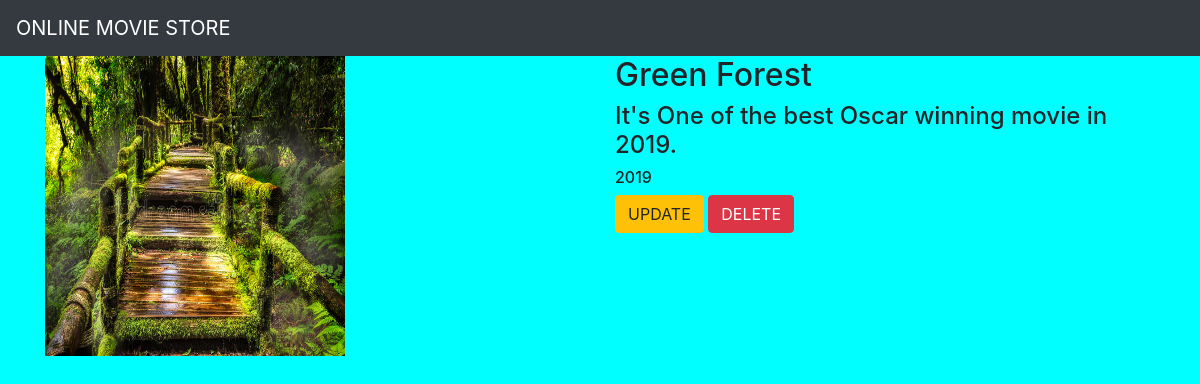
The app's page /movie/4/ with its own data.
### movieapp/models.py (models this page shows, shortened)
class Movie(models.Model):
    name=models.CharField(max_length=250)
    desc=models.TextField()
    year=models.IntegerField()
    img=models.ImageField(upload_to='gallery')

### movieapp/views.py (the view)
# urls.py: path('movie/<int:movie_id>/',views.detail,name='detail'),
def detail(request, movie_id):
    movie = Movie.objects.get(id=movie_id)
    return render(request, "detail.html", {'movie': movie})

### templates/detail.html
{% extends 'base.html' %}
{% block body %}
<div class="container">
    <div class="row">
        <div class="col-md-6">
<img src="{{movie.img.url}}" width="300" height="300">
        </div>
        <div class="col-md-6">
            <h2>{{movie.name}}</h2>
            <h4>{{movie.desc}}</h4>
            <h6>{{movie.year}}</h6>
            <a class="btn btn-warning" href="{% url 'movieapp:update' movie.id %}">UPDATE</a>
            <a class="btn btn-danger" href="{% url 'movieapp:delete' movie.id %}">DELETE</a>
        </div>
    </div>
</div>
{% endblock %}

### static/style.css (style rules this page uses)
body { background-color:aqua; }

### records on screen
Movie: img (picture), name "Green Forest", desc "It's One of the best Oscar winning movie in 2019.", year "2019"
